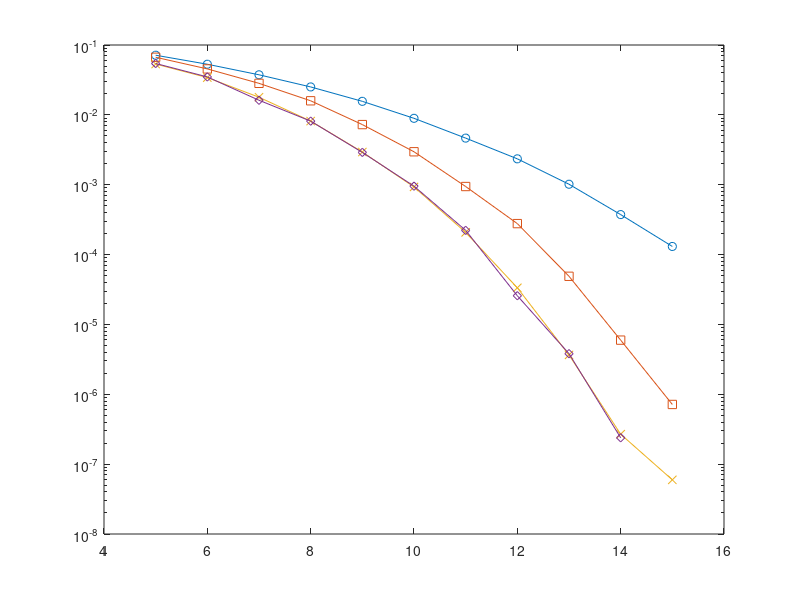

Source code (MATLAB): (Note: this script raises an error after producing the figure.)
clear, clc, close all

%% Group all the BER curves

load('pbit_DFE.mat');
load('pbit_LE.mat');
load('pbit_viterbi.mat');
load('BER_awgn_sim.mat');
load('pbit_fba_513.mat');
load('pbit_fba_1415.mat');

%% Statistics for real channel

load('pbit_LE_real_channel.mat');
load('pbit_DFE_real_channel.mat');
load('pbit_fba_real_channel.mat');
load('pbit_viterbi_realch.mat')

figure
semilogy(snr_vec, pbitLE_real_channel, '-o'), hold on
semilogy(snr_vec, pbitDFE_real_channel, '-s')
semilogy(snr_vec_viterbi, pbit_viterbi, '-x')
semilogy(snr_vec_fba_real_channel, pbit_fba_real_channel, '-d')
semilogy(snr_vec, BER_awgn(snr_vec), '-^')
semilogy(snr_vec, pbit_AWGN_sim, '-h')
xlabel('snr [dB]'), ylabel('BER')
legend('LE, M1 = 20, D = 15', 'DFE, M1 = 25, D = 24, M2 = 4', 'Viterbi', 'FBA', 'AWGN', 'AWGN with simulation')
ylim([10^-5, 10^-1]), xlim([5, 15]), grid on
title('BER for methods using the actual channel impulse response');

%% Statistics for same estimate

snr_vec = 5:13; 

load('pbit_LE_same_channel.mat');
load('pbit_DFE_same_channel.mat');
load('pbit_viterbi_same_channel.mat');
load('pbit_fba_same_channel.mat');

figure
semilogy(snr_vec_515, pbitLE_same_channel, '-o'), hold on,
semilogy(snr_vec_515, pbitDFE_same_channel, '-s')
semilogy(snr_vec_viterbi, pbit_viterbi_same_ch, '-x')
semilogy(snr_vec_fba_same_channel, pbit_fba_same_channel, '-d')
semilogy(snr_vec, BER_awgn(snr_vec), '-^')
semilogy(snr_vec, pbit_AWGN_sim(1:9), '-h')
xlabel('snr [dB]'), ylabel('BER')
legend('LE, M1 = 20, D = 15', 'DFE, M1 = 25, D = 24, M2 = 4', 'Viterbi', 'FBA', 'AWGN', 'AWGN with simulation')
ylim([10^-5, 10^-1]), xlim([5, 15]), grid on
title('BER for various methods, same channel noise and estimate');


%% Statistics for estimated channel, average over independent experiments
snr_vec = 5:15;
load('pbit_viterbi')

figure
semilogy(snr_vec, mean(pbitLE, 2), '-o'), hold on,
semilogy(snr_vec, median(pbitDFE, 2), '-s')
semilogy(snr_vec_viterbi, mean(pbit_viterbi, 2), '-x')
semilogy(snr_vec, pbit_fba, '-d')
semilogy(snr_vec, BER_awgn(snr_vec), '-^')
semilogy(snr_vec, pbit_AWGN_sim, '-h')
xlabel('snr [dB]'), ylabel('BER')
legend('LE, M1 = 20, D = 15', 'DFE, M1 = 25, D = 24, M2 = 4', 'Viterbi', 'FBA', 'AWGN', 'AWGN with simulation')
ylim([10^-5, 10^-1]), grid on
title('Average BER for independent experiments, estimated channel');
